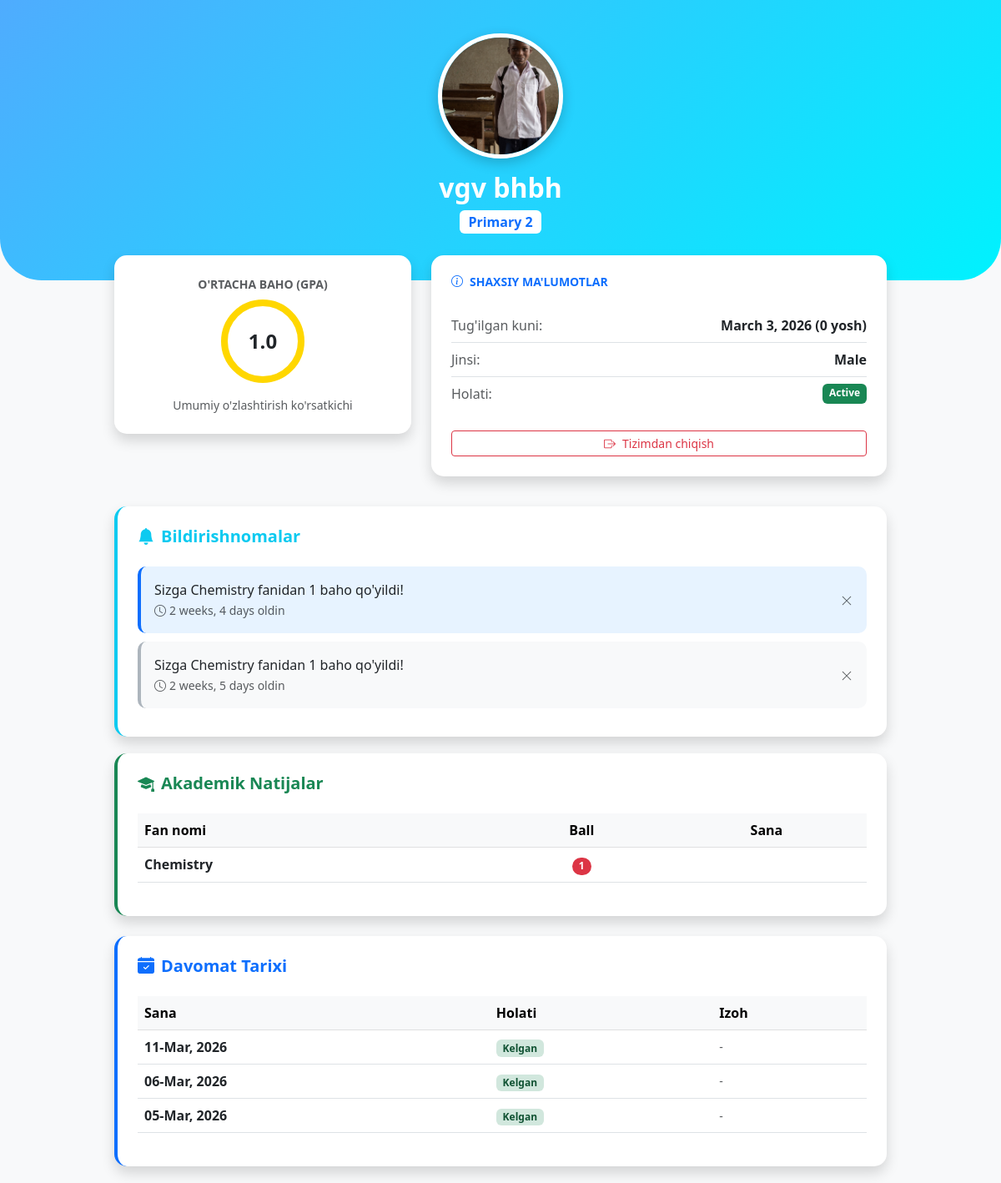
Screenshot of /accounts/profile/ (signed in) with the database file from the repository.
### student_management/models.py (models this page shows, shortened)
class Student(models.Model):
    GENDER_CHOICES = (
        ('M', 'Male'),
        ('F', 'Female'),
    )
    ACADEMIC_LEVEL_CHOICES = (
        ('P.1', 'Primary 1'),
        ('P.2', 'Primary 2'),
        ('P.3', 'Primary 3'),
        ('P.4', 'Primary 4'),
        ('P.5', 'Primary 5'),
    )
    ENROLLMENT_STATUS_CHOICES = (
        ('active', 'Active'),
        ('dismissed', 'Dismissed'),
        ('graduated', 'Graduated'),
        ('transferred', 'Transferred'),
    )
    user = models.OneToOneField(
        settings.AUTH_USER_MODEL,
        on_delete=models.CASCADE,
        related_name='student_profile',
        null=True, # Avvaldan bor talabalar uchun xato bermasligi uchun
        blank=True
    )
    id = models.UUIDField(primary_key=True, default=uuid.uuid4, editable=False)
    first_name = models.CharField('First Name', max_length=50)
    last_name = models.CharField('Last Name', max_length=50)
    birth_date = models.DateField('Birth Date')
    gender = models.CharField('Gender', max_length=10, choices=GENDER_CHOICES, default='M')
    current_academic_level = models.CharField('Current Academic Level', max_length=10, choices=ACADEMIC_LEVEL_CHOICES)
    enrollment_status = models.CharField('Enrollment Status', max_length=20, choices=ENROLLMENT_STATUS_CHOICES, default='active')
    photo = models.ImageField('Photo', upload_to='students/photos', blank=True, null=True)
    created_at = models.DateTimeField(auto_now_add=True)
    @property
    def age(self):
        today = date.today()
        if not self.birth_date:
            return "N/A"
        born = self.birth_date
        return today.year - born.year - ((today.month, today.day) < (born.month, born.day))
    @property
    def get_gpa(self):
        from django.db.models import Avg
        res = self.grades.aggregate(avg=Avg('score'))['avg']
        return round(res, 1) if res else 0.0
    class Meta:
        verbose_name = "Talaba"
        verbose_name_plural = "Talabalar"
        ordering = ['-created_at']

class Notification(models.Model):
    recipient = models.ForeignKey(User, on_delete=models.CASCADE, related_name='notifications')
    message = models.TextField()
    is_read = models.BooleanField(default=False)
    created_at = models.DateTimeField(auto_now_add=True)
    class Meta:
        ordering = ['-created_at']

class Grade(models.Model):
    student = models.ForeignKey(Student, on_delete=models.CASCADE, related_name='grades')
    subject = models.ForeignKey(Subject, on_delete=models.CASCADE, related_name='student_grades')
    score = models.IntegerField()
    date = models.DateField(auto_now_add=True)
    class Meta:
        ordering = ['-date']

class Subject(models.Model):
    name = models.CharField('Subject Name', max_length=100)
    code = models.CharField('Subject Code', max_length=10, unique=True, blank=True, null=True)
    def __str__(self):
        return self.name

class Attendance(models.Model):
    STATUS_CHOICES = (
        ('present', 'Keldi'),
        ('absent', 'Kelmadi'),
        ('late', 'Kechikdi'),
    )
    student = models.ForeignKey(Student, on_delete=models.CASCADE, related_name='attendances')
    date = models.DateField(default=date.today)
    status = models.CharField(max_length=10, choices=STATUS_CHOICES)
    updated_at = models.DateTimeField(auto_now=True) # Har saqlaganda vaqtni yangilaydi
    class Meta:
        unique_together = ('student', 'date')
        ordering = ['-date']

### users/views.py (the view)
# urls.py: path('profile/', views.student_profile, name='student_profile'),
@login_required
def student_profile(request):
    if request.user.is_superuser:
        return redirect('core:dashboard')
    try:
        student = request.user.student_profile
        grades = student.grades.all().order_by('-date')
        attendances = Attendance.objects.filter(student=student).order_by('-date')
        notifications = Notification.objects.filter(recipient=request.user).order_by('-created_at')[:5]
        context = {
            'student': student,
            'grades': grades,
            'attendances': attendances,
            'notifications': notifications, # Bu qatorda HTMLga ma'lumot uzatiladi
        }
        return render(request, 'users/profile.html', context)
    except Exception as e:
        messages.error(request, "Sizning hisobingizga talaba profili biriktirilmagan.")
        return redirect('core:dashboard')

### core/context_processors.py (called while the page is built)
def unread_messages_data(request):
    if request.user.is_authenticated and request.user.is_superuser:
        unread_qs = ContactMessage.objects.filter(is_read=False).order_by('-created_at')
        return {
            'unread_count': unread_qs.count(),        # Jami soni: {{ unread_count }}
            'unread_msgs_list': unread_qs[:5]         # Oxirgi 5 tasi: {% for msg in unread_msgs_list %}
        }
    return {
        'unread_count': 0,
        'unread_msgs_list': []
    }

### users/templates/users/profile.html (shortened to what this page needs)
<!DOCTYPE html>
<html lang="uz">
<head>
    <link href="https://cdn.jsdelivr.net/npm/bootstrap@5.3.0/dist/css/bootstrap.min.css" rel="stylesheet">
    <link rel="stylesheet" href="https://cdn.jsdelivr.net/npm/bootstrap-icons@1.11.1/font/bootstrap-icons.css">
</head>
<body class="bg-light">
<div class="profile-header text-center">
    {% if student.photo %}
        <img src="{{ student.photo.url }}" class="rounded-circle profile-img mb-3" alt="Rasm">
    {% else %}
        <div class="bg-secondary rounded-circle profile-img mb-3 d-flex align-items-center justify-content-center mx-auto">
            <i class="bi bi-person-fill text-white fs-1"></i>
        </div>
    {% endif %}
    <h2 class="fw-bold">{{ student.first_name }} {{ student.last_name }}</h2>
    <p class="badge bg-white text-primary fs-6">{{ student.get_current_academic_level_display }}</p>
</div>
<div class="container mt-minus-4">
    <div class="row justify-content-center">
        <div class="col-md-4 text-center">
            <div class="card stats-card shadow p-4">
                <p class="text-muted mb-2 text-uppercase fw-bold small">O'rtacha Baho (GPA)</p>
                <div class="gpa-circle mb-3">
                    {{ student.get_gpa }}
                </div>
                <small class="text-muted">Umumiy o'zlashtirish ko'rsatkichi</small>
            </div>
        </div>
        <div class="col-md-6">
            <div class="card stats-card shadow p-4">
                <h5 class="fw-bold mb-4 small text-uppercase text-primary"><i class="bi bi-info-circle me-2"></i>Shaxsiy ma'lumotlar</h5>
                <ul class="list-group list-group-flush">
                    <li class="list-group-item d-flex justify-content-between px-0">
                        <span class="text-muted">Tug'ilgan kuni:</span>
                        <span class="fw-bold">{{ student.birth_date }} ({{ student.age }} yosh)</span>
                    </li>
                    <li class="list-group-item d-flex justify-content-between px-0">
                        <span class="text-muted">Jinsi:</span>
                        <span class="fw-bold">{{ student.get_gender_display }}</span>
                    </li>
                    <li class="list-group-item d-flex justify-content-between px-0">
                        <span class="text-muted">Holati:</span>
                        <span class="badge {% if student.enrollment_status == 'active' %}bg-success{% else %}bg-danger{% endif %}">
                            {{ student.get_enrollment_status_display }}
                        </span>
                    </li>
                </ul>
                <form action="{% url 'core:logout' %}" method="post" class="mt-4">
                    <button type="submit" class="btn btn-outline-danger w-100 btn-sm">
                        <i class="bi bi-box-arrow-right me-2"></i>Tizimdan chiqish
                    </button>
                </form>
            </div>
        </div>
    </div>
    <div class="row justify-content-center mt-3">
        <div class="col-lg-10">
            <div class="card stats-card shadow p-4 border-start border-4 border-info">
                <h5 class="fw-bold mb-4 text-info">
                    <i class="bi bi-bell-fill me-2"></i>Bildirishnomalar
                </h5>
                <div id="notification-container" class="notification-list">
                    {% for note in notifications %}
                        <div id="note-{{ note.id }}" class="p-3 notification-item {% if not note.is_read %}notification-unread{% else %}notification-read{% endif %} d-flex justify-content-between align-items-center">
                            <div>
                                <span class="fw-medium text-dark">{{ note.message }}</span>
                                <br>
                                <small class="text-muted"><i class="bi bi-clock me-1"></i>{{ note.created_at|timesince }} oldin</small>
                            </div>
                            <button onclick="markAsRead({{ note.id }})" class="btn btn-sm btn-link text-muted p-0" title="O'chirish">
                                <i class="bi bi-x-lg"></i>
                            </button>
                        </div>
                    {% empty %}
                        <div id="no-notes" class="text-center py-3 text-muted">
                            <i class="bi bi-chat-left-dots fs-3 d-block mb-2"></i>
                            <p class="small mb-0">Hozircha yangi xabarlar yo'q.</p>
                        </div>
                    {% endfor %}
                </div>
            </div>
            <div class="card stats-card shadow p-4 mb-4 border-start border-4 border-success">
                <div class="d-flex justify-content-between align-items-center mb-4">
                    <h5 class="fw-bold mb-0 text-success">
                        <i class="bi bi-mortarboard-fill me-2"></i>Akademik Natijalar
                    </h5>
                </div>
                <div class="table-responsive">
                    <table class="table table-hover align-middle">
                        <thead class="table-light">
                            <tr>
                                <th>Fan nomi</th>
                                <th class="text-center">Ball</th>
                                <th class="text-center">Sana</th>
                            </tr>
                        </thead>
                        <tbody>
                            {% for grade in grades %}
                            <tr>
                                <td class="fw-bold">{{ grade.subject }}</td>
                                <td class="text-center">
                                    <span class="badge {% if grade.score >= 80 %}bg-success{% elif grade.score >= 60 %}bg-warning{% else %}bg-danger{% endif %} rounded-pill">
                                        {{ grade.score }}
                                    </span>
                                </td>
                                <td class="text-center text-muted small">{{ grade.created_at|date:"d.m.Y" }}</td>
                            </tr>
                            {% empty %}
                            <tr><td colspan="3" class="text-center py-4 text-muted small">Hali baholar kiritilmagan.</td></tr>
                            {% endfor %}
                        </tbody>
                    </table>
                </div>
            </div>
            <div class="card stats-card shadow p-4 border-start border-4 border-primary">
                <h5 class="fw-bold mb-4 text-primary">
                    <i class="bi bi-calendar-check-fill me-2"></i>Davomat Tarixi
                </h5>
                <div class="table-responsive">
                    <table class="table table-hover align-middle">
                        <thead class="table-light">
                            <tr>
                                <th>Sana</th>
                                <th>Holati</th>
                                <th>Izoh</th>
                            </tr>
                        </thead>
                        <tbody>
                            {% for record in attendances %}
                            <tr>
                                <td class="fw-bold">{{ record.date|date:"d-M, Y" }}</td>
                                <td>
                                    {% if record.status == 'present' %}
                                        <span class="badge bg-success-light">Kelgan</span>
                                    {% elif record.status == 'absent' %}
                                        <span class="badge bg-danger-light">Kelmagan</span>
                                    {% else %}
                                        <span class="badge bg-warning-light">Kechikkan</span>
                                    {% endif %}
                                </td>
                                <td class="text-muted small">{{ record.remarks|default:"-" }}</td>
                            </tr>
                            {% empty %}
                            <tr><td colspan="3" class="text-center py-4 text-muted small">Davomat topilmadi.</td></tr>
                            {% endfor %}
                        </tbody>
                    </table>
                </div>
            </div>
        </div>
    </div>
</div>
</body>
</html>

### users/templates/users/profile.html (style rules this page uses)
.profile-header { background: linear-gradient(135deg, #4facfe 0%, #00f2fe 100%); color: white; padding: 40px 0; border-radius: 0 0 50px 50px; }
.profile-img { width: 150px; height: 150px; object-fit: cover; border: 5px solid white; box-shadow: 0 5px 15px rgba(0,0,0,0.2); }
.stats-card { border: none; border-radius: 15px; transition: 0.3s; margin-bottom: 20px; }
.gpa-circle { width: 100px; height: 100px; border-radius: 50%; border: 8px solid #ffd700; display: flex; align-items: center; justify-content: center; font-size: 24px; font-weight: bold; margin: 0 auto; }
.notification-item { border-left: 4px solid #4facfe; border-radius: 10px; margin-bottom: 10px; transition: opacity 0.3s ease, transform 0.3s ease; }
.notification-unread { background-color: #e7f3ff; border-left-color: #0d6efd; }
.notification-read { background-color: #f8f9fa; border-left-color: #adb5bd; }
.bg-success-light { background-color: #d1e7dd; color: #0f5132 !important; }
.mt-minus-4 { margin-top: -30px; }

### rows the page displays
Student: photo (picture), first_name "vgv", last_name "bhbh", current_academic_level "Primary 2", get_gpa "1.0", birth_date "March 3, 2026", age "0", gender "Male", enrollment_status "Active"
Notification: message "Sizga Chemistry fanidan 1 baho qo'yildi!", created_at "2 weeks, 4 days"
Notification: message "Sizga Chemistry fanidan 1 baho qo'yildi!", created_at "2 weeks, 5 days"
Grade: subject "Chemistry", score "1"
Attendance: date "11-Mar, 2026", status "Kelgan", remarks "-"
Attendance: date "06-Mar, 2026", status "Kelgan", remarks "-"
Attendance: date "05-Mar, 2026", status "Kelgan", remarks "-"
